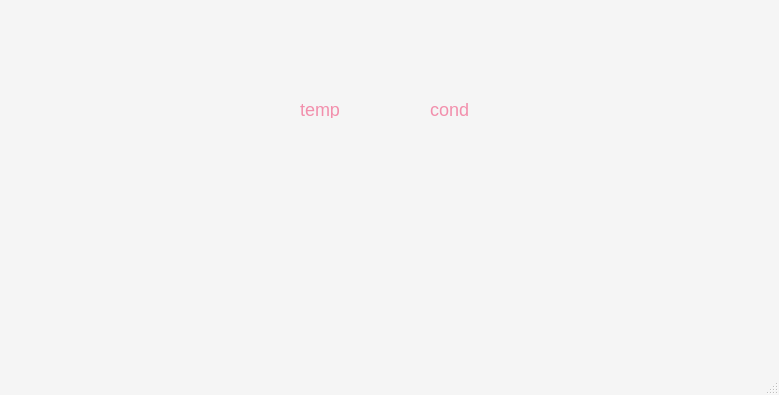
<?xml version="1.0" encoding="UTF-8"?>
<ui version="4.0">
 <class>MainWindow</class>
 <widget class="QMainWindow" name="MainWindow">
  <property name="geometry">
   <rect>
    <x>0</x>
    <y>0</y>
    <width>779</width>
    <height>395</height>
   </rect>
  </property>
  <property name="windowTitle">
   <string>MainWindow</string>
  </property>
  <property name="styleSheet">
   <string notr="true">QMainWindow {
    background-color: #f5f5f5;
}

QLineEdit {
    border: 2px solid #8f8f8f;
    border-radius: 10px;
    padding: 5px;
    background: #ffffff;
}

QLabel#temperatureLabel {
    font-size: 18px;
    color: #f28fac;
}

QLabel#descriptionLabel {
    font-size: 18px;
    color: #f28fac; 
}
</string>
  </property>
  <widget class="QWidget" name="centralwidget">
   <widget class="QLabel" name="temperatureLabel">
    <property name="geometry">
     <rect>
      <x>300</x>
      <y>100</y>
      <width>81</width>
      <height>18</height>
     </rect>
    </property>
    <property name="text">
     <string>temp</string>
    </property>
   </widget>
   <widget class="QLabel" name="descriptionLabel">
    <property name="geometry">
     <rect>
      <x>430</x>
      <y>100</y>
      <width>81</width>
      <height>18</height>
     </rect>
    </property>
    <property name="text">
     <string>cond</string>
    </property>
   </widget>
  </widget>
  <widget class="QMenuBar" name="menubar">
   <property name="geometry">
    <rect>
     <x>0</x>
     <y>0</y>
     <width>779</width>
     <height>23</height>
    </rect>
   </property>
  </widget>
  <widget class="QStatusBar" name="statusbar"/>
 </widget>
 <resources/>
 <connections/>
</ui>
